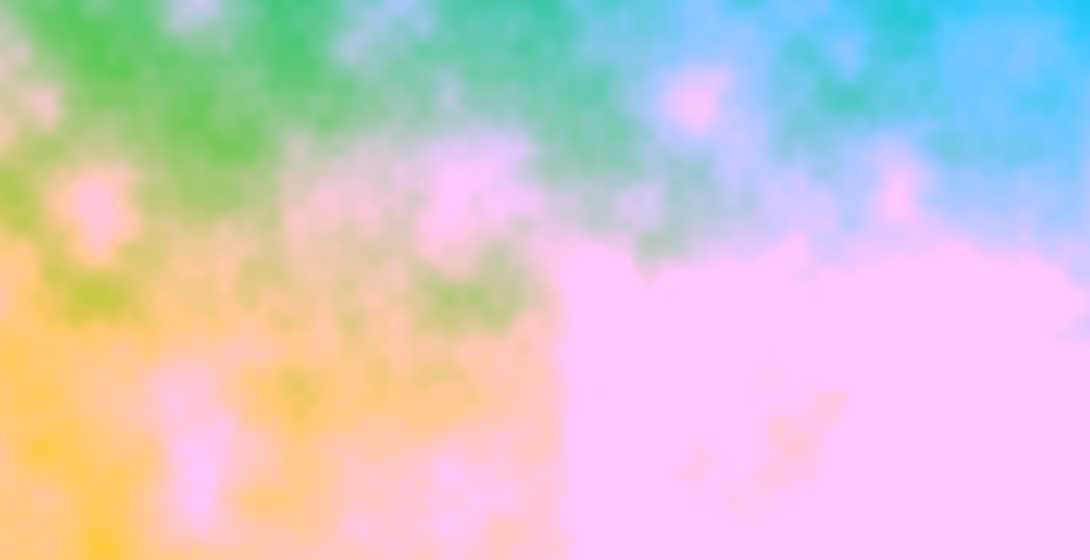
Frame 1 (no input)
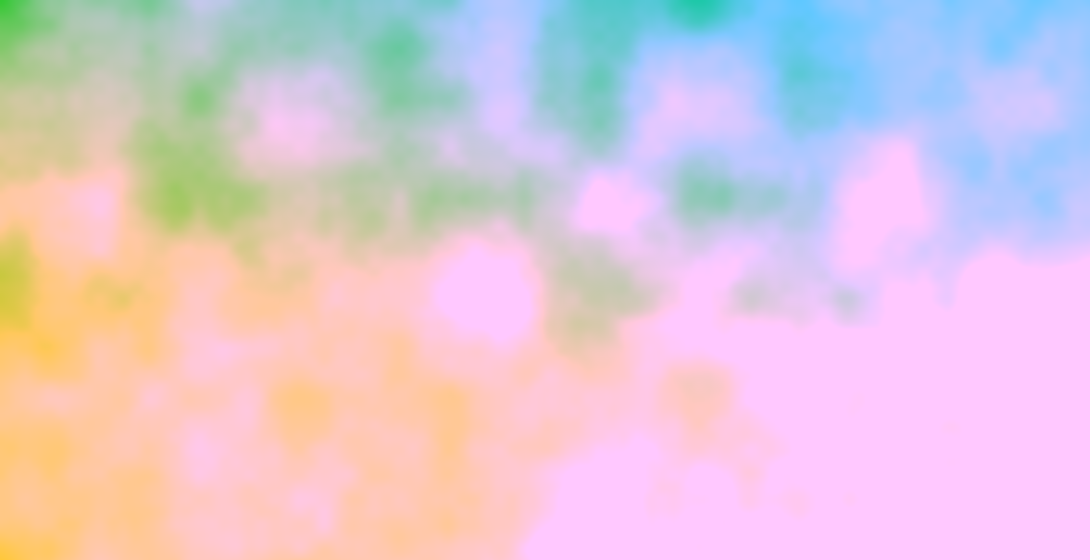
Frame 60 (the mouse pressed at the canvas centre just before this capture)
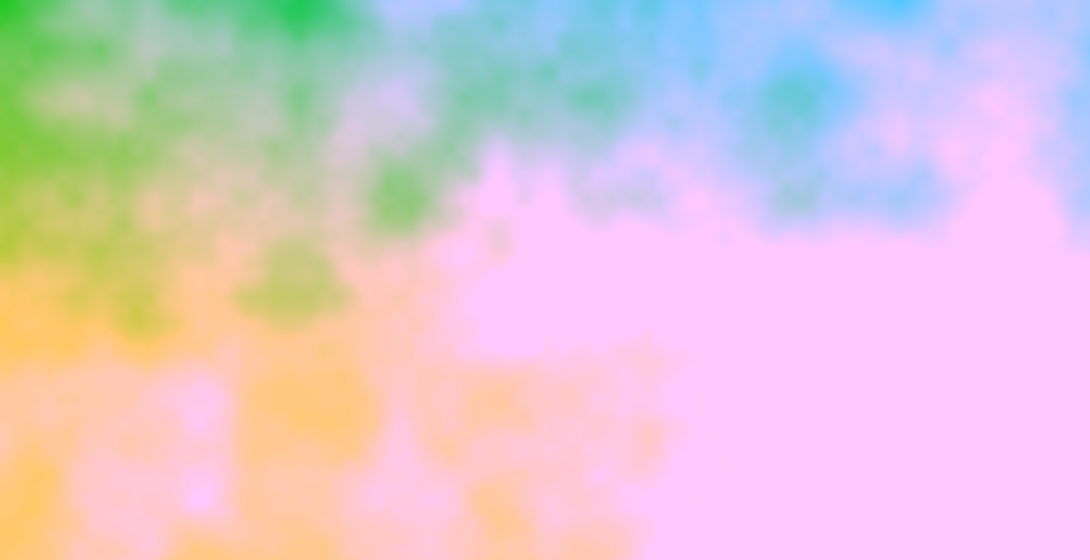
Frame 120 (the mouse held since frame 60 and released just before this capture)

The Processing sketch that drew these frames (run headless with seeded random() and noise(); from frame 60 on, the mouse is pressed at the canvas centre):

// Processing sketch: Noise3D
// ── Noise3D.pde
/**
 * Noise3D. 
 * 
 * Using 3D noise to create simple animated texture. 
 * Here, the third dimension ('z') is treated as time. 
 */
 
float increment = 0.01;
// The noise function's 3rd argument, a global variable that increments once per cycle
float zoff = 0.0;  
// We will increment zoff differently than xoff and yoff
float zincrement = 0.05; 

void setup() {
  size(1090, 560);
  frameRate(30);
}

void draw() {
  
  // Optional: adjust noise detail here
  // noiseDetail(8,0.65f);
  
  loadPixels();

  float xoff = 0.0; // Start xoff at 0
  
  // For every x,y coordinate in a 2D space, calculate a noise value and produce a brightness value
  for (int x = 0; x < width; x++) {
    xoff += increment;   // Increment xoff 
    float yoff = 0.0;   // For every xoff, start yoff at 0
    for (int y = 0; y < height; y++) {
      yoff += increment; // Increment yoff
      
      // Calculate noise and scale by 255
      float bright = noise(xoff,yoff,zoff)*255;

      // Try using this line instead
      //float bright = random(0,255);
      
      // Set each pixel onscreen to a grayscale value
      pixels[x+y*width] = color(bright+y/2,200,bright+x/5);
    }
  }
  updatePixels();
  
  zoff += zincrement; // Increment zoff
  
  
}
